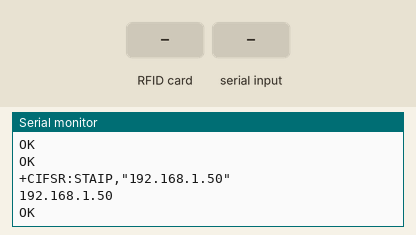
Recording of a sketch running on a simulated Arduino Uno, built with avr-gcc and run on an emulated ATmega328P. On the bench: the last lines printed to the serial monitor. The inputs (shaded band) are chosen by the test bench. The modem accepts every AT command (registered, SIM ready, sends succeed) and sends nothing else.

Above: at 8.3 s.
8.4 s: RFID card 5E 7A 19 C4 held to the reader
At 9.3 s:
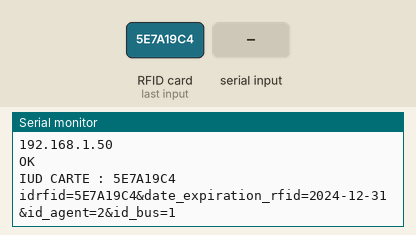
9.9 s: "1" received over the second serial link
At 10.9 s:
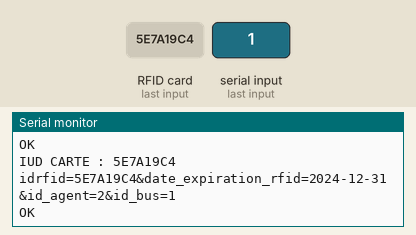
11.4 s: "0" received over the second serial link
At 12.4 s:
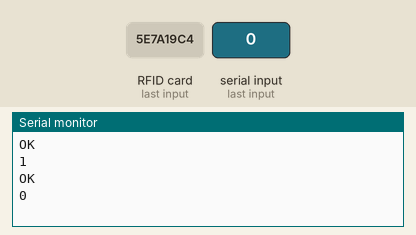

The sketch:

envoi_donnees_post.ino
```cpp
#include <SPI.h>
#include <MFRC522.h>
#include <SoftwareSerial.h>

#define SS_PIN 10
#define RST_PIN 9

MFRC522 mfrc522(SS_PIN, RST_PIN); // Create MFRC522 instance
SoftwareSerial sim808(7, 8); // RX, TX

String server = "http://20.8.56.118/api/passager"; // Change to your server URL

void setup() {
  Serial.begin(9600); // Initialize serial communications
  SPI.begin(); // Init SPI bus
  mfrc522.PCD_Init(); // Init MFRC522

  sim808.begin(9600); // Initialize SIM808 serial communications

  // Initialize SIM808
  sendCommand("AT");
  sendCommand("AT+CSQ");
  sendCommand("AT+CREG?");
  sendCommand("AT+CGATT?");
  sendCommand("AT+CSTT=\"vodanet\",\"\",\"\""); // Set APN
  sendCommand("AT+CIICR"); // Bring up wireless connection
  sendCommand("AT+CIFSR"); // Get IP address
}

void loop() {
  // Look for new cards
  if (!mfrc522.PICC_IsNewCardPresent()) {
    return;
  }

  // Select one of the cards
  if (!mfrc522.PICC_ReadCardSerial()) {
    return;
  }

  // Dump debug info about the card; PICC_HaltA() is automatically called
  String rfidData = "";
  for (byte i = 0; i < mfrc522.uid.size; i++) {
    rfidData += String(mfrc522.uid.uidByte[i] < 0x10 ? "0" : "");
    rfidData += String(mfrc522.uid.uidByte[i], HEX);
  }
  rfidData.toUpperCase();
  Serial.print("IUD CARTE : ");
  Serial.println(rfidData);

  // Send RFID data to the server
  sendDataToServer(rfidData);

  delay(5000); // Delay to avoid flooding the server
}

void sendDataToServer(String rfid) {
  String postData = "idrfid=" + rfid + "&date_expiration_rfid=2024-12-31&id_agent=2&id_bus=1";
  Serial.println(postData);

  sendCommand("AT+HTTPTERM"); // Terminate any previous HTTP session
  delay(1000); // Wait for the command to execute
  sendCommand("AT+HTTPINIT");
  delay(1000); // Wait for the command to execute
  sendCommand("AT+HTTPPARA=\"CID\",1");
  delay(1000); // Wait for the command to execute
  sendCommand("AT+HTTPPARA=\"URL\",\"" + server + "\"");
  delay(1000); // Wait for the command to execute
  sendCommand("AT+HTTPPARA=\"CONTENT\",\"application/x-www-form-urlencoded\"");
  delay(1000); // Wait for the command to execute
  sendCommand("AT+HTTPDATA=" + String(postData.length()) + ",10000");
  delay(2000); // Give it time to be ready
  sim808.println(postData);
  delay(10000); // Give it time to be ready
  sendCommand("AT+HTTPACTION=1");
  delay(5000); // Wait for the response
  sendCommand("AT+HTTPREAD");
  delay(1000); // Wait for the command to execute
  sendCommand("AT+HTTPTERM");
}

void sendCommand(String command) {
  sim808.println(command);
  delay(1000); // Wait for the command to execute
  while (sim808.available()) {
    Serial.write(sim808.read());
  }
}
```

Measured:
- after the input at 8.4 s, the serial monitor: prints a new line at once (image 1)
- after the input at 11.4 s, the serial monitor: prints a new line after 0.08 s (image 3)
